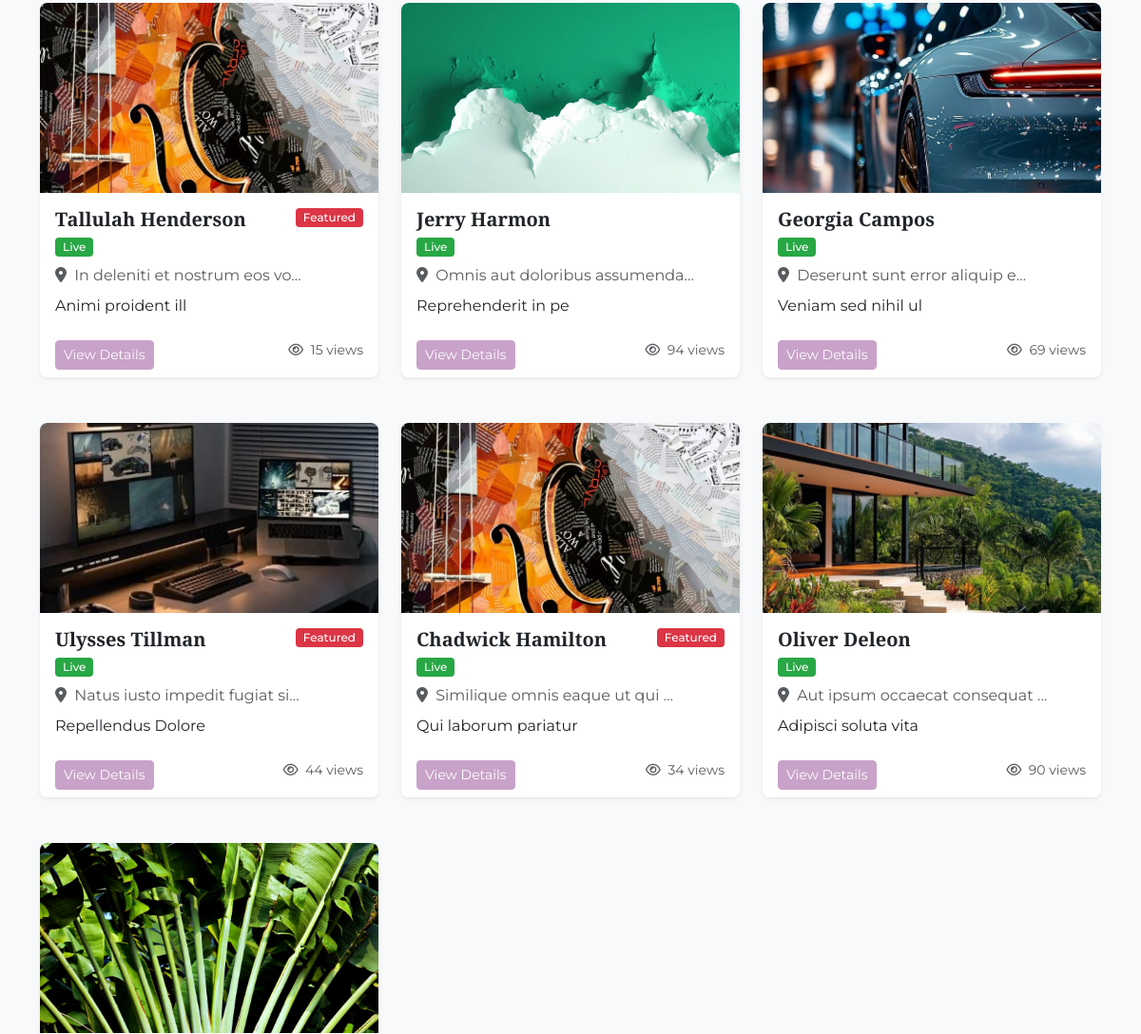
The app's page / (middle part), older data.
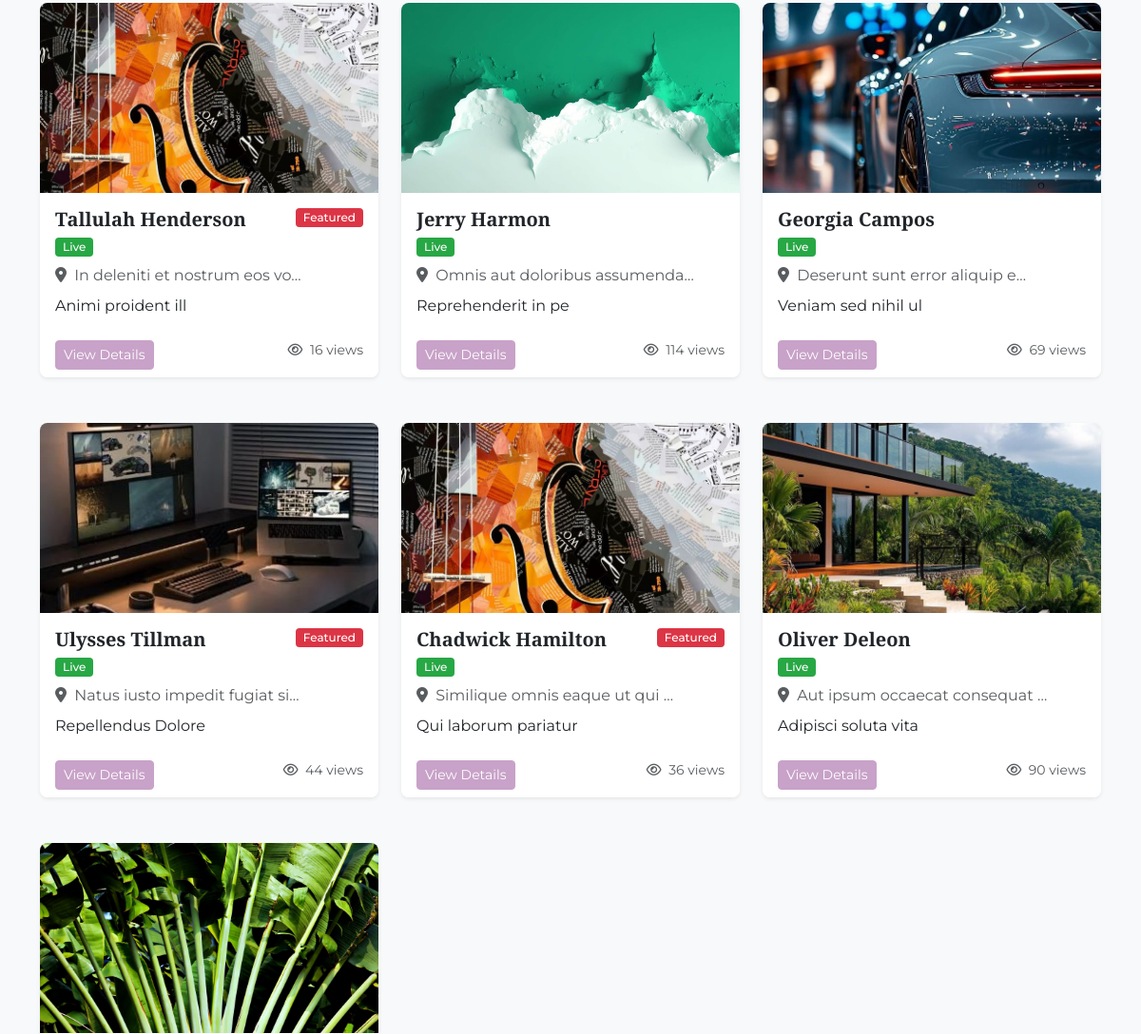
The same page, newer data.
### salon/models.py (models this page shows, shortened)
class Salon(models.Model):
    user = models.ForeignKey(User, on_delete=models.SET_NULL, null=True, related_name='salons')
    name = models.CharField(max_length=100, unique=True)
    description = models.TextField(null=True, blank=True)
    image = models.ImageField(upload_to=salon_image_upload_path)
    address = models.CharField(max_length=200)
    mobile = models.CharField(validators=[phone_regex], max_length=17)
    email = models.EmailField(max_length=100)
    status = models.CharField(
        max_length=20,
        choices=SalonStatus.choices,
        default=SalonStatus.IN_REVIEW
    )
    views = models.PositiveIntegerField(default=0)
    featured = models.BooleanField(default=False)
    salon_id = models.UUIDField(default=uuid.uuid4, editable=False, unique=True)
    slug = models.SlugField(unique=True, blank=True)
    date = models.DateTimeField(auto_now_add=True)
    updated_at = models.DateTimeField(auto_now=True)
    tags = TaggableManager(blank=True)
    class Meta:
        ordering = ['-date']
        verbose_name = 'Salon'
        verbose_name_plural = 'Salons'

### salon/views.py (the view)
# urls.py: path("", views.index, name="index"),
def index(request):
    salon_list = Salon.objects.filter(status=SalonStatus.LIVE)
    paginator = Paginator(salon_list, 10)  # Show 10 salons per page
    page_number = request.GET.get('page')
    page_obj = paginator.get_page(page_number)
    return render(request, "salon/salon.html", {"page_obj": page_obj})

### templates/salon/salon.html (shortened to what this page needs)
{% extends 'base.html' %}
{% load static %}
{% block content %}
{% block extra_head %}
<link rel="stylesheet" href="{% static 'css/salon.css' %}">
{% endblock %}
<section class="py-5" id="salons">
    <div class="container">
        <div class="row g-4">
            {% for salon in page_obj %}
            <div class="col-md-4 mb-4">
                <div class="card h-100 border-0 shadow-sm salon-card">
                    <div class="salon-img-container">
                        {% if salon.image %}
                        <img src="{{ salon.image.url }}" class="salon-img" alt="{{ salon.name }}">
                        {% else %}
                        <div class="d-flex align-items-center justify-content-center h-100 bg-light">
                            <i class="fas fa-image fa-3x text-muted"></i>
                        </div>
                        {% endif %}
                    </div>
                    <div class="card-body">
                        <div class="d-flex justify-content-between align-items-start">
                            <div>
                                <h5 class="card-title mb-1">{{ salon.name }}</h5>
                                <span class="badge badge-{{ salon.status|lower }} mb-2 salon-badge">
                                    {{ salon.get_status_display }}
                                </span>
                            </div>
                            {% if salon.featured %}
                            <span class="badge badge-featured salon-badge">Featured</span>
                            {% endif %}
                        </div>
                        <p class="card-text text-muted mb-2">
                            <i class="fas fa-map-marker-alt me-1"></i> {{ salon.address|truncatechars:30 }}
                        </p>
                        <p class="card-text">{{ salon.description|truncatechars:100 }}</p>
                    </div>
                    <div class="card-footer bg-white border-0 d-flex justify-content-between">
                        <a href="{% url 'salon:detail' salon.slug %}" class="btn btn-sm btn-primary">
                            View Details
                        </a>
                        <div class="text-muted small">
                            <i class="far fa-eye me-1"></i> {{ salon.views }} views
                        </div>
                    </div>
                </div>
            </div>
            {% empty %}
            <div class="col-12 text-center py-5">
                <div class="alert alert-info">
                    No salons available at the moment. Please check back later.
                </div>
            </div>
            {% endfor %}
        </div>
    </div>
</section>
{% endblock %}

### templates/base.html (shortened to what this page needs)
{% load static %}
<!DOCTYPE html>
<html lang="en">
  <head>
    <link
      rel="stylesheet"
      href="https://cdn.jsdelivr.net/npm/sweetalert2@11/dist/sweetalert2.min.css"
    />
    <link
      href="https://cdn.jsdelivr.net/npm/bootstrap@5.3.5/dist/css/bootstrap.min.css"
      rel="stylesheet"
    />
    <link
      rel="stylesheet"
      href="https://cdnjs.cloudflare.com/ajax/libs/font-awesome/6.4.0/css/all.min.css"
    />
    <link href="https://unpkg.com/aos@2.3.1/dist/aos.css" rel="stylesheet" />
    <link
      rel="stylesheet"
      href="https://unpkg.com/swiper/swiper-bundle.min.css"
    />
    <link rel="stylesheet" href="{% static 'css/base.css' %}">
    {% block extra_head %}{% endblock %}
  </head>
  <body>
    <main class="py-4">{% block content %}{% endblock %}</main>
  </body>
</html>

### static/css/base.css (style rules this page uses)
:root { --primary-color: #c8a2c8; --primary-dark: #9c7b9c; --secondary-color: #f8f9fa; --accent-color: #d4af37; --dark-color: #343a40; --light-color: #ffffff; --text-color: #495057; }
body { font-family: "Montserrat", sans-serif; background-color: var(--secondary-color); color: var(--text-color); display: flex; flex-direction: column; min-height: 100vh; overflow-x: hidden; }
h1, h2, h3, h4, h5, h6 { font-family: "Playfair Display", serif; font-weight: 700; }
.btn-primary { background-color: var(--primary-color); border-color: var(--primary-color); transition: all 0.3s ease; position: relative; overflow: hidden; z-index: 1; }
.btn-primary::before { content: ""; position: absolute; top: 0; left: 0; width: 100%; height: 100%; background: linear-gradient(45deg, var(--primary-dark), var(--accent-color)); z-index: -1; opacity: 0; transition: opacity 0.3s ease; }
main { flex: 1; position: relative; }

### static/css/salon.css (style rules this page uses)
.salon-card { transition: all 0.3s ease; border-radius: 8px; overflow: hidden; box-shadow: 0 2px 10px rgba(0, 0, 0, 0.1); }
.salon-img-container { height: 200px; overflow: hidden; }
.salon-img { width: 100%; height: 100%; object-fit: cover; transition: transform 0.5s ease; }
.salon-badge { font-weight: 500; padding: 4px 8px; font-size: 12px; border-radius: 4px; }
.badge-live { background-color: #28a745; color: white; }
.badge-featured { background-color: #dc3545; color: white; }

Row changes from the older to the newer data that the page shows:
changed Salon "Tallulah Henderson": views "15" → "16"
changed Salon "Jerry Harmon": views "94" → "114"
changed Salon "Chadwick Hamilton": views "34" → "36"
